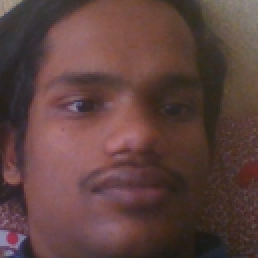
#> input picture dataset/bikash.0.0.png, 129 x 129 px, given in place of the camera (shown 2 times larger)
$ python automatic_get_dataset.py --output out.png
#> lines starting #> are read from the running program, lines starting #| are printed output that depends on the picture
import cv2
import argparse
import numpy as np
import imutils
import os
import sys

ap = argparse.ArgumentParser()
# ap.add_argument("-c", "--cascade", required=True, help="Path where the Face haar cascades reside")
ap.add_argument("-o", "--output", required=True, help="Path to save the dataset")
args = vars(ap.parse_args())

# detector = cv2.CascadeClassifier(args['cascade'])
detector = cv2.CascadeClassifier("face.xml")
image_num = 0
dataset_dir = "dataset/"
dir_in_dataset = []
cap = cv2.VideoCapture(0)
for x in os.listdir(dataset_dir):
    if os.path.isdir(os.path.join(dataset_dir, x)):
        dir_in_dataset.append(x)

if args['output'] in dir_in_dataset:
    print("Dataset Name Already Exist")
    sys.exit()
else:
    os.makedirs(dataset_dir+args['output'])

while True:
    _, frame = cap.read()
#> frame is the input picture: shape (129, 129, 3); mean B, G, R 63.4, 66.2, 94.5
    frame = imutils.resize(frame, width=400)
#> frame: shape (400, 400, 3)
    image_org = np.copy(frame)
    image_gray = cv2.cvtColor(image_org, cv2.COLOR_BGR2GRAY)
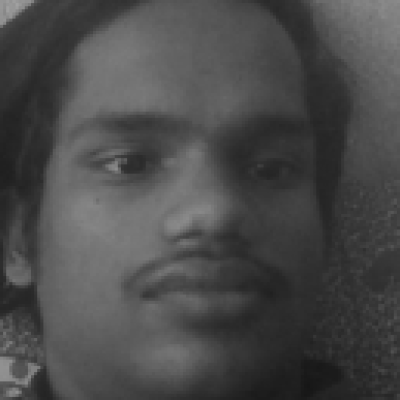
#> image_gray: shape (400, 400); min 22, max 161, mean 74.3
    rects = detector.detectMultiScale(frame, scaleFactor=1.1, minNeighbors=5, minSize=(100, 100))
#> rects = [[32, 34, 335, 335]]
    for (x, y, w, h) in rects:
        cv2.rectangle(frame, (x, y), (x+w, y+h), (0, 255, 0), 2)
#> this loop made 1 pass
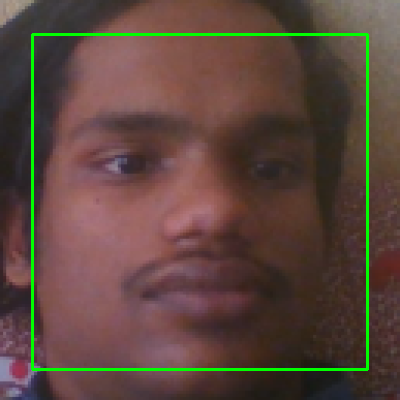
#> frame: shape (400, 400, 3); mean B, G, R 61.9, 71, 92.3

    cv2.imshow("Frame", frame)

    if (len(rects)==1 and image_num<4):
        cv2.imwrite(dataset_dir+args["output"]+"/"+str(image_num)+".png", image_org[y-5:y+h+5, x-5:x+h+5])
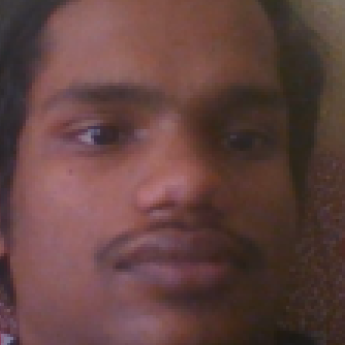
#> saved as 0.png: shape (345, 345, 3); mean B, G, R 64.4, 67.3, 98.5
        print(str(image_num)+" Image Captured")
        image_num += 1
    elif image_num==5:
        break

    cv2.waitKey(1)

cap.release()
cv2.destroyAllWindows()
print(str(image_num)+" Total Images Captured")

$ run again, on dataset/bikash.0.1.png
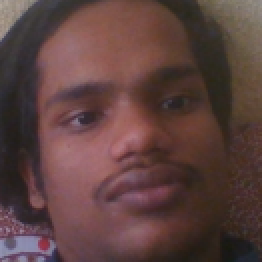
#> input picture dataset/bikash.0.1.png, 131 x 131 px, given in place of the camera (shown 2 times larger)
#> frame is the input picture: shape (131, 131, 3); mean B, G, R 63.8, 66.2, 93.6
#> `image_gray = cv2.cvtColor(image_org, cv2.COLOR_BGR2GRAY)`:
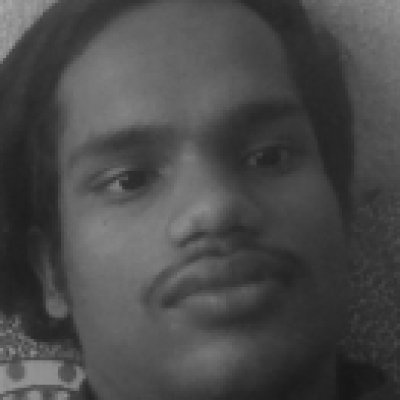
#> image_gray: shape (400, 400); min 22, max 169, mean 74.1
#> rects = [[28, 31, 339, 339]]
#> the loop `for (x, y, w, h) in rects:` made 1 pass
#> `cv2.imwrite(dataset_dir+args["output"]+"/"+str(image_num)+".png", imag..`:
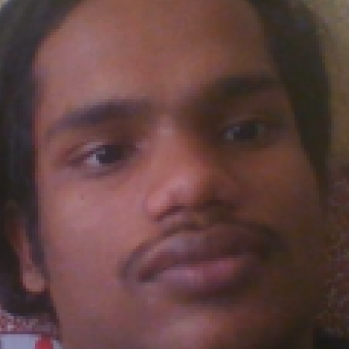
#> saved as 0.png: shape (349, 349, 3); mean B, G, R 63.7, 66.1, 96.9

$ run again, on dataset/bikash.0.2.png
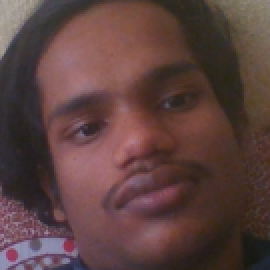
#> input picture dataset/bikash.0.2.png, 135 x 135 px, given in place of the camera (shown 2 times larger)
#> frame is the input picture: shape (135, 135, 3); mean B, G, R 64.1, 66.1, 92.8
#> `image_gray = cv2.cvtColor(image_org, cv2.COLOR_BGR2GRAY)`:
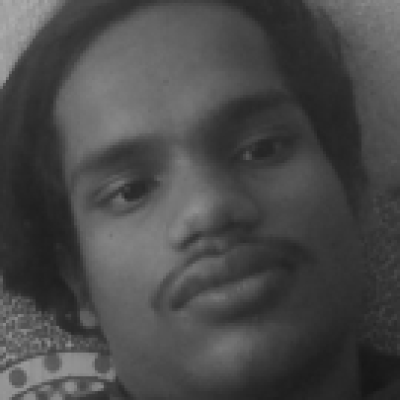
#> image_gray: shape (400, 400); min 22, max 170, mean 73.8
#> rects = [[22, 28, 349, 349]]
#> the loop `for (x, y, w, h) in rects:` made 1 pass
#> `cv2.imwrite(dataset_dir+args["output"]+"/"+str(image_num)+".png", imag..`:
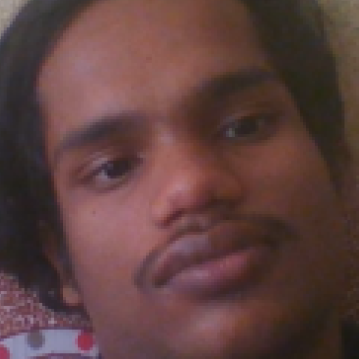
#> saved as 0.png: shape (359, 359, 3); mean B, G, R 63.2, 65.1, 94.5

$ run again, on dataset/sandesh.1.0.png
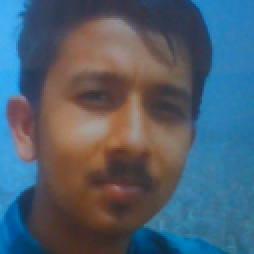
#> input picture dataset/sandesh.1.0.png, 127 x 127 px, given in place of the camera (shown 2 times larger)
#> frame is the input picture: shape (127, 127, 3); mean B, G, R 110.5, 96, 78.4
#> `image_gray = cv2.cvtColor(image_org, cv2.COLOR_BGR2GRAY)`:
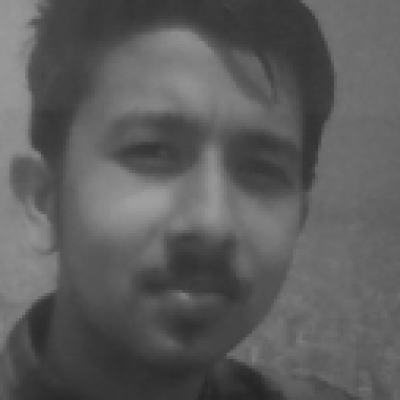
#> image_gray: shape (400, 400); min 36, max 160, mean 92.4
#> rects = [[41, 37, 321, 321]]
#> the loop `for (x, y, w, h) in rects:` made 1 pass
#> `cv2.imwrite(dataset_dir+args["output"]+"/"+str(image_num)+".png", imag..`:
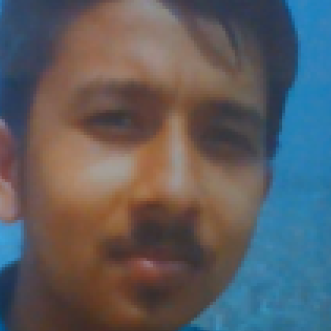
#> saved as 0.png: shape (331, 331, 3); mean B, G, R 96.4, 92.7, 92.5
